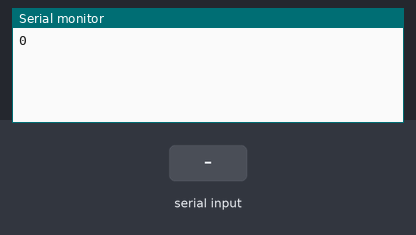
The sketch below on a simulated Arduino Uno, built with avr-gcc and run on an emulated ATmega328P. Parts: the last lines printed to the serial monitor. The inputs (shaded band) are chosen by the test bench.

Above: at 1.2 s.
1.3 s: "90,45\n" received over Serial
At 2.1 s:
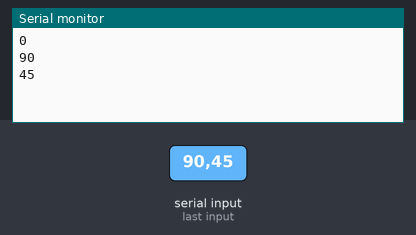
2.8 s: "30,150\n" received over Serial
At 3.4 s:
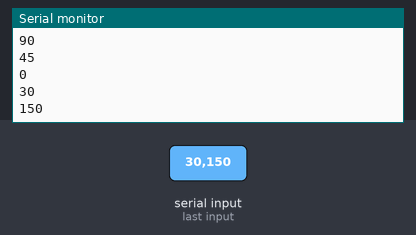
Timing chart, 0 to 5.8 s (numbered marks = the images above; inputs shaded):
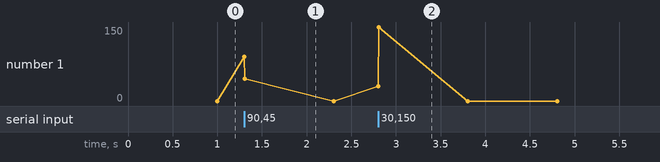

Measured:
- after the input at 1.3 s, the serial monitor: prints a new line at once (image 1)
- after the input at 2.8 s, the serial monitor: prints a new line at once (image 2)

The sketch:

Xbeeread.ino
```cpp
void setup() {
  // initialize serial:
  Serial.begin(9600);
  // make the pins outputs:
  pinMode(1, OUTPUT);
  pinMode(2, INPUT);

}

void loop() {
  // if there's any serial available, read it:
  while (1) {
    int zz = Serial.parseInt();
    Serial.println(zz);
  }


}
```
